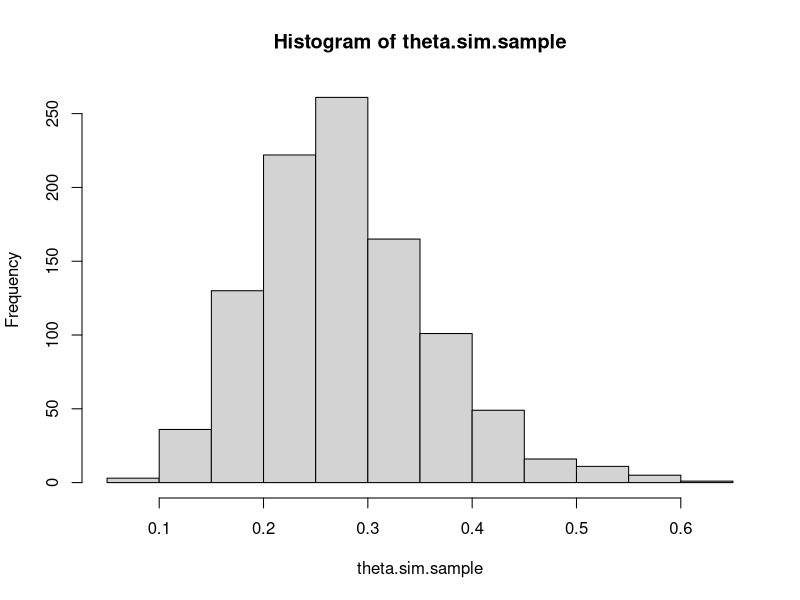
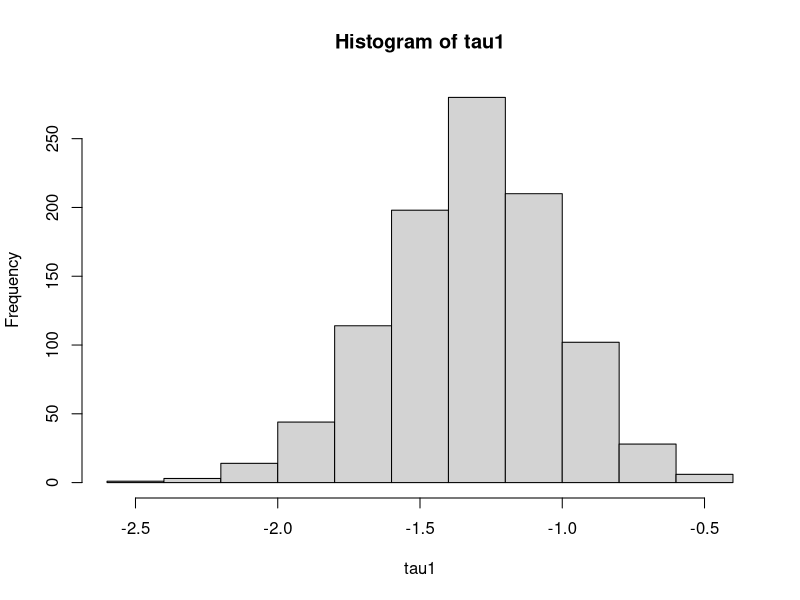
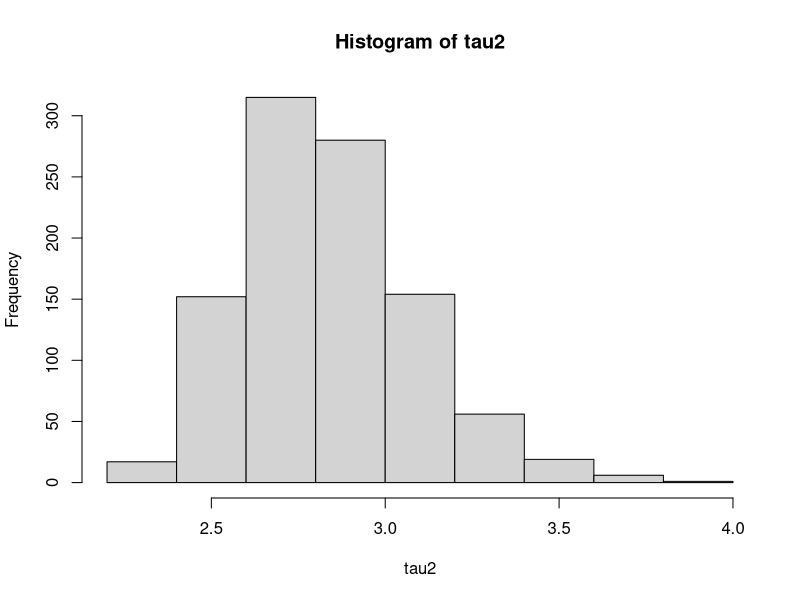

R code for these plots, in order:
# Using R, and the R-function pgamma, compute the values of the posterior probabilities
# P(\[Theta] <= 1.0 | Underscript[y, ~]^*) , P(\[Theta] <= 5.5 | Underscript[y, ~]^*) , 
# and P(1.0 < \[Theta] <= 5.5 | Underscript[y, ~]^*)
p1=pgamma(1.0,shape=11.11, rate=39.61)
p2=pgamma(5.5,shape=11.11, rate=39.61)
p3=pgamma(5.5,shape=11.11, rate=39.61)-pgamma(1.0,shape=11.11, rate=39.61)
p1
p2
p3

# !check
integrate(function(x){dgamma(x,shape=11.11, rate=39.61)}, 1, 5.5)

# Use the R-function qgamma to compute the values of the 2.5th and the 97.5th percentiles of the posterior distribution. 
# Provide an equal-tail 95% posterior credible interval for \[Theta]. Interpret your interval. 
# Does your interval have final precision? Explain.
c1=qgamma(2.5/100.0,shape=11.11, rate=39.61)
c2=qgamma(97.5/100.0,shape=11.11, rate=39.61)
c1
c2

# Use the R-function rgamma, and the seed 1379, to draw a Monte-Carlo pseudo-random sample of 
# size 1000 from the posterior distribution of \[Theta], and use the data to approximate the mean, 
# variance, an equal-tail 95% probability interval and a histogram, of the posterior distribution of \[Theta].
set.seed(1379)
n=1000
theta.sim.sample=rgamma(n,shape=11.11, rate=39.61)
mean(theta.sim.sample)
var(theta.sim.sample)
PI=quantile(theta.sim.sample, probs = c(0.025, 0.975))
PI
hist(theta.sim.sample)

# Let Subscript[\[Tau], 1] = log(\[Theta]). 
# Use your answer to part (xi) to draw a Monte-Carlo pseudo-random sample of size 1000 from the distribution of Subscript[\[Tau], 1] , 
# and use the data to approximate the mean, variance, and an equal-tail 99% probability interval, of Subscript[\[Tau], 1].
tau1=log(theta.sim.sample)
hist(tau1)
mean(tau1)
var(tau1)
PI=quantile(tau1, probs = c(0.005, 0.995))
PI

# Let Subscript[\[Tau], 2] = 3 \[Theta] + 2. 
# Use your answer to part (xi) to draw a Monte-Carlo pseudo-random sample of size 1000 from the distribution of Subscript[\[Tau], 2] , 
# and use the data to approximate the mean, variance, and an equal-tail 99% probability interval, of Subscript[\[Tau], 2].
tau2=3.0*theta.sim.sample+2.0
hist(tau2)
mean(tau2)
var(tau2)
PI=quantile(tau2, probs = c(0.005, 0.995))
PI





